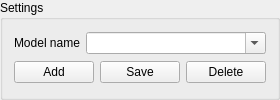
         <widget class="QGroupBox" name="groupBox_3">
          <property name="sizePolicy">
           <sizepolicy hsizetype="Preferred" vsizetype="Preferred">
            <horstretch>2</horstretch>
            <verstretch>0</verstretch>
           </sizepolicy>
          </property>
          <property name="title">
           <string>Settings</string>
          </property>
          <layout class="QGridLayout" name="gridLayout_5">
           <item row="0" column="0" colspan="3">
            <layout class="QHBoxLayout" name="horizontalLayout">
             <item>
              <widget class="QLabel" name="label_43">
               <property name="sizePolicy">
                <sizepolicy hsizetype="Expanding" vsizetype="Preferred">
                 <horstretch>0</horstretch>
                 <verstretch>0</verstretch>
                </sizepolicy>
               </property>
               <property name="text">
                <string>Model name</string>
               </property>
              </widget>
             </item>
             <item>
              <widget class="QComboBox" name="combo_box_model_name_teaching">
               <property name="sizePolicy">
                <sizepolicy hsizetype="Expanding" vsizetype="Fixed">
                 <horstretch>5</horstretch>
                 <verstretch>0</verstretch>
                </sizepolicy>
               </property>
               <property name="editable">
                <bool>true</bool>
               </property>
               <property name="maxVisibleItems">
                <number>1000</number>
               </property>
              </widget>
             </item>
            </layout>
           </item>
           <item row="1" column="0">
            <widget class="QPushButton" name="but_add">
             <property name="sizePolicy">
              <sizepolicy hsizetype="Expanding" vsizetype="Fixed">
               <horstretch>0</horstretch>
               <verstretch>0</verstretch>
              </sizepolicy>
             </property>
             <property name="text">
              <string>Add</string>
             </property>
            </widget>
           </item>
           <item row="1" column="1">
            <widget class="QPushButton" name="but_save_teaching">
             <property name="sizePolicy">
              <sizepolicy hsizetype="Expanding" vsizetype="Fixed">
               <horstretch>0</horstretch>
               <verstretch>0</verstretch>
              </sizepolicy>
             </property>
             <property name="text">
              <string>Save</string>
             </property>
            </widget>
           </item>
           <item row="1" column="2">
            <widget class="QPushButton" name="but_del">
             <property name="sizePolicy">
              <sizepolicy hsizetype="Expanding" vsizetype="Fixed">
               <horstretch>0</horstretch>
               <verstretch>0</verstretch>
              </sizepolicy>
             </property>
             <property name="text">
              <string>Delete</string>
             </property>
            </widget>
           </item>
          </layout>
         </widget>
